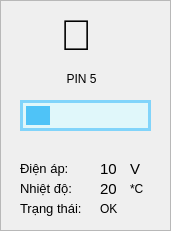
   <widget class="QFrame" name="frame_pin_5">
    <property name="geometry">
     <rect>
      <x>840</x>
      <y>290</y>
      <width>171</width>
      <height>231</height>
     </rect>
    </property>
    <property name="styleSheet">
     <string notr="true">border: 3px solid #81D4FA;
border-radius: 10px;
background-color: #f8f9fa;

QLabel {
    border: none;
    border-radius: 0px;
}</string>
    </property>
    <property name="frameShape">
     <enum>QFrame::StyledPanel</enum>
    </property>
    <property name="frameShadow">
     <enum>QFrame::Raised</enum>
    </property>
    <widget class="QLabel" name="label_5">
     <property name="geometry">
      <rect>
       <x>60</x>
       <y>10</y>
       <width>41</width>
       <height>51</height>
      </rect>
     </property>
     <property name="font">
      <font>
       <pointsize>32</pointsize>
      </font>
     </property>
     <property name="styleSheet">
      <string notr="true">border: none;
    border-radius: 0px;</string>
     </property>
     <property name="text">
      <string>🔋</string>
     </property>
    </widget>
    <widget class="QLabel" name="label_10">
     <property name="geometry">
      <rect>
       <x>60</x>
       <y>70</y>
       <width>51</width>
       <height>17</height>
      </rect>
     </property>
     <property name="styleSheet">
      <string notr="true">border: none;
    border-radius: 0px;</string>
     </property>
     <property name="text">
      <string>  PIN 5</string>
     </property>
    </widget>
    <widget class="QProgressBar" name="progressBar_pin_5">
     <property name="geometry">
      <rect>
       <x>20</x>
       <y>100</y>
       <width>131</width>
       <height>31</height>
      </rect>
     </property>
     <property name="font">
      <font>
       <weight>75</weight>
       <bold>true</bold>
      </font>
     </property>
     <property name="styleSheet">
      <string notr="true">QProgressBar {
    border: 3px solid #81D4FA;
    border-radius: 18px;              /* tăng radius lên để chunk có không gian tròn */
    background-color: #E0F7FA;
    text-align: center;
    color: transparent;               /* ẩn text % mặc định nếu bạn dùng label riêng */
    height: 38px;                     /* tăng height nhẹ để chunk không bị ép */
    margin: 0px;
    padding: 0px;
}

QProgressBar::chunk {
    background-color: #4FC3F7;
    border-radius: 15px;              /* radius của chunk nhỏ hơn groove 2-3px để vừa khít */
    margin: 3px;                      /* margin nhỏ để chunk không dính sát viền groove */
    border: none;
}</string>
     </property>
     <property name="value">
      <number>24</number>
     </property>
     <property name="textVisible">
      <bool>false</bool>
     </property>
    </widget>
    <widget class="QLabel" name="label_23">
     <property name="geometry">
      <rect>
       <x>20</x>
       <y>160</y>
       <width>61</width>
       <height>17</height>
      </rect>
     </property>
     <property name="font">
      <font>
       <pointsize>10</pointsize>
      </font>
     </property>
     <property name="styleSheet">
      <string notr="true">border: none;
    border-radius: 0px;</string>
     </property>
     <property name="text">
      <string>Điện áp:</string>
     </property>
    </widget>
    <widget class="QLabel" name="label_24">
     <property name="geometry">
      <rect>
       <x>20</x>
       <y>180</y>
       <width>81</width>
       <height>17</height>
      </rect>
     </property>
     <property name="font">
      <font>
       <pointsize>10</pointsize>
      </font>
     </property>
     <property name="styleSheet">
      <string notr="true">border: none;
    border-radius: 0px;</string>
     </property>
     <property name="text">
      <string>Nhiệt độ:</string>
     </property>
    </widget>
    <widget class="QLabel" name="label_25">
     <property name="geometry">
      <rect>
       <x>20</x>
       <y>200</y>
       <width>81</width>
       <height>17</height>
      </rect>
     </property>
     <property name="font">
      <font>
       <pointsize>10</pointsize>
      </font>
     </property>
     <property name="styleSheet">
      <string notr="true">border: none;
    border-radius: 0px;</string>
     </property>
     <property name="text">
      <string>Trạng thái:</string>
     </property>
    </widget>
    <widget class="QLabel" name="pin_1_vol_value_5">
     <property name="geometry">
      <rect>
       <x>100</x>
       <y>160</y>
       <width>31</width>
       <height>17</height>
      </rect>
     </property>
     <property name="font">
      <font>
       <pointsize>11</pointsize>
       <weight>50</weight>
       <bold>false</bold>
      </font>
     </property>
     <property name="styleSheet">
      <string notr="true">border: none;
    border-radius: 0px;</string>
     </property>
     <property name="text">
      <string>10</string>
     </property>
    </widget>
    <widget class="QLabel" name="pin_1_temp_value_5">
     <property name="geometry">
      <rect>
       <x>100</x>
       <y>180</y>
       <width>31</width>
       <height>17</height>
      </rect>
     </property>
     <property name="font">
      <font>
       <pointsize>11</pointsize>
       <weight>50</weight>
       <bold>false</bold>
      </font>
     </property>
     <property name="styleSheet">
      <string notr="true">border: none;
    border-radius: 0px;</string>
     </property>
     <property name="text">
      <string>20</string>
     </property>
    </widget>
    <widget class="QLabel" name="pin_1_status_value_5">
     <property name="geometry">
      <rect>
       <x>100</x>
       <y>200</y>
       <width>61</width>
       <height>17</height>
      </rect>
     </property>
     <property name="font">
      <font>
       <pointsize>9</pointsize>
       <weight>50</weight>
       <bold>false</bold>
      </font>
     </property>
     <property name="styleSheet">
      <string notr="true">border: none;
    border-radius: 0px;</string>
     </property>
     <property name="text">
      <string>OK</string>
     </property>
    </widget>
    <widget class="QLabel" name="label_35">
     <property name="geometry">
      <rect>
       <x>130</x>
       <y>160</y>
       <width>21</width>
       <height>17</height>
      </rect>
     </property>
     <property name="font">
      <font>
       <pointsize>11</pointsize>
      </font>
     </property>
     <property name="styleSheet">
      <string notr="true">border: none;
    border-radius: 0px;</string>
     </property>
     <property name="text">
      <string>V</string>
     </property>
    </widget>
    <widget class="QLabel" name="label_36">
     <property name="geometry">
      <rect>
       <x>130</x>
       <y>180</y>
       <width>21</width>
       <height>17</height>
      </rect>
     </property>
     <property name="styleSheet">
      <string notr="true">border: none;
    border-radius: 0px;</string>
     </property>
     <property name="text">
      <string>*C</string>
     </property>
    </widget>
   </widget>
